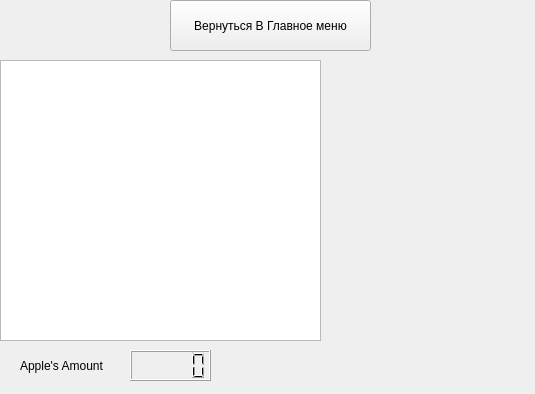
<?xml version="1.0" encoding="UTF-8"?>
<ui version="4.0">
 <class>Game</class>
 <widget class="QWidget" name="Game">
  <property name="geometry">
   <rect>
    <x>0</x>
    <y>0</y>
    <width>535</width>
    <height>394</height>
   </rect>
  </property>
  <property name="windowTitle">
   <string>Game</string>
  </property>
  <widget class="Inventory" name="tableWidget">
   <property name="geometry">
    <rect>
     <x>0</x>
     <y>60</y>
     <width>321</width>
     <height>281</height>
    </rect>
   </property>
   <property name="sizePolicy">
    <sizepolicy hsizetype="Expanding" vsizetype="Expanding">
     <horstretch>0</horstretch>
     <verstretch>0</verstretch>
    </sizepolicy>
   </property>
   <property name="autoFillBackground">
    <bool>false</bool>
   </property>
   <property name="sizeAdjustPolicy">
    <enum>QAbstractScrollArea::AdjustIgnored</enum>
   </property>
   <property name="autoScroll">
    <bool>false</bool>
   </property>
   <property name="editTriggers">
    <set>QAbstractItemView::NoEditTriggers</set>
   </property>
   <property name="dragEnabled">
    <bool>true</bool>
   </property>
  </widget>
  <widget class="QLabel" name="apple">
   <property name="geometry">
    <rect>
     <x>420</x>
     <y>180</y>
     <width>91</width>
     <height>91</height>
    </rect>
   </property>
   <property name="acceptDrops">
    <bool>false</bool>
   </property>
   <property name="text">
    <string/>
   </property>
   <property name="pixmap">
    <pixmap resource="resources.qrc">:/resources/rsz_apple.jpg</pixmap>
   </property>
  </widget>
  <widget class="QPushButton" name="returnButton">
   <property name="geometry">
    <rect>
     <x>170</x>
     <y>0</y>
     <width>201</width>
     <height>51</height>
    </rect>
   </property>
   <property name="text">
    <string>Вернуться В Главное меню</string>
   </property>
  </widget>
  <widget class="QLCDNumber" name="appleCount">
   <property name="geometry">
    <rect>
     <x>130</x>
     <y>350</y>
     <width>81</width>
     <height>31</height>
    </rect>
   </property>
  </widget>
  <widget class="QLabel" name="text">
   <property name="geometry">
    <rect>
     <x>20</x>
     <y>355</y>
     <width>101</width>
     <height>21</height>
    </rect>
   </property>
   <property name="text">
    <string>Apple's Amount</string>
   </property>
  </widget>
 </widget>
 <customwidgets>
  <customwidget>
   <class>Inventory</class>
   <extends>QTableWidget</extends>
   <header location="global">inventory.h</header>
  </customwidget>
 </customwidgets>
 <resources>
  <include location="resources.qrc"/>
 </resources>
 <connections/>
</ui>
